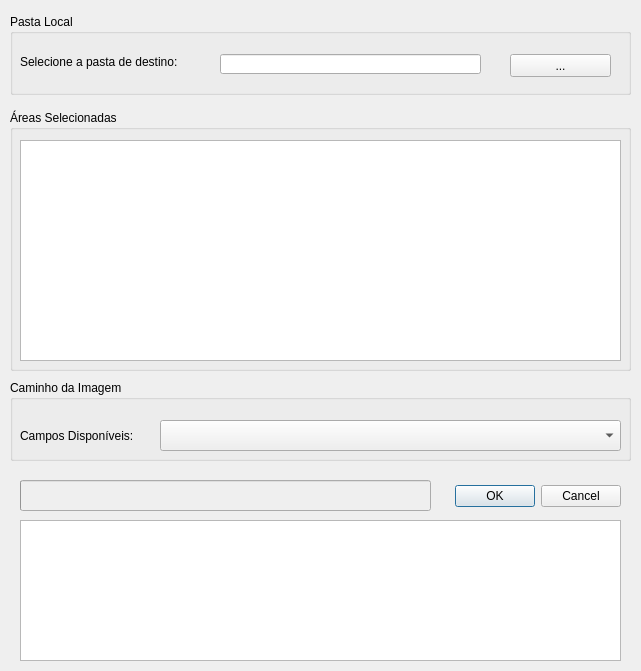
<?xml version="1.0" encoding="UTF-8"?>
<ui version="4.0">
 <class>UploadImagesDialogBase</class>
 <widget class="QDialog" name="UploadImagesDialogBase">
  <property name="geometry">
   <rect>
    <x>0</x>
    <y>0</y>
    <width>641</width>
    <height>671</height>
   </rect>
  </property>
  <property name="windowTitle">
   <string>Download/Upload Images</string>
  </property>
  <widget class="QGroupBox" name="groupBox_2">
   <property name="geometry">
    <rect>
     <x>10</x>
     <y>110</y>
     <width>621</width>
     <height>261</height>
    </rect>
   </property>
   <property name="title">
    <string>Áreas Selecionadas</string>
   </property>
   <widget class="QTableView" name="tableView">
    <property name="geometry">
     <rect>
      <x>10</x>
      <y>30</y>
      <width>601</width>
      <height>221</height>
     </rect>
    </property>
    <property name="wordWrap">
     <bool>false</bool>
    </property>
   </widget>
  </widget>
  <widget class="QDialogButtonBox" name="buttonBox">
   <property name="geometry">
    <rect>
     <x>450</x>
     <y>480</y>
     <width>171</width>
     <height>32</height>
    </rect>
   </property>
   <property name="orientation">
    <enum>Qt::Horizontal</enum>
   </property>
   <property name="standardButtons">
    <set>QDialogButtonBox::Cancel|QDialogButtonBox::Ok</set>
   </property>
  </widget>
  <widget class="QGroupBox" name="groupBox">
   <property name="geometry">
    <rect>
     <x>10</x>
     <y>14</y>
     <width>621</width>
     <height>81</height>
    </rect>
   </property>
   <property name="title">
    <string>Pasta Local</string>
   </property>
   <widget class="QLabel" name="labelSelecione">
    <property name="geometry">
     <rect>
      <x>10</x>
      <y>40</y>
      <width>201</width>
      <height>16</height>
     </rect>
    </property>
    <property name="text">
     <string>Selecione a pasta de destino:</string>
    </property>
   </widget>
   <widget class="QPushButton" name="pushButton">
    <property name="geometry">
     <rect>
      <x>500</x>
      <y>40</y>
      <width>101</width>
      <height>23</height>
     </rect>
    </property>
    <property name="text">
     <string>...</string>
    </property>
   </widget>
   <widget class="QLineEdit" name="lineEdit">
    <property name="geometry">
     <rect>
      <x>210</x>
      <y>40</y>
      <width>261</width>
      <height>20</height>
     </rect>
    </property>
   </widget>
  </widget>
  <widget class="QProgressBar" name="progressBar">
   <property name="enabled">
    <bool>false</bool>
   </property>
   <property name="geometry">
    <rect>
     <x>20</x>
     <y>480</y>
     <width>411</width>
     <height>31</height>
    </rect>
   </property>
   <property name="value">
    <number>0</number>
   </property>
   <property name="textVisible">
    <bool>false</bool>
   </property>
  </widget>
  <widget class="QGroupBox" name="groupBox_3">
   <property name="geometry">
    <rect>
     <x>10</x>
     <y>380</y>
     <width>621</width>
     <height>81</height>
    </rect>
   </property>
   <property name="title">
    <string>Caminho da Imagem</string>
   </property>
   <widget class="QComboBox" name="comboBoxCampos">
    <property name="geometry">
     <rect>
      <x>150</x>
      <y>40</y>
      <width>461</width>
      <height>31</height>
     </rect>
    </property>
   </widget>
   <widget class="QLabel" name="labelSelecioneCampos">
    <property name="geometry">
     <rect>
      <x>10</x>
      <y>40</y>
      <width>141</width>
      <height>31</height>
     </rect>
    </property>
    <property name="text">
     <string>Campos Disponíveis:</string>
    </property>
   </widget>
  </widget>
  <widget class="QTextEdit" name="textEditDownloadProgress">
   <property name="geometry">
    <rect>
     <x>20</x>
     <y>520</y>
     <width>601</width>
     <height>141</height>
    </rect>
   </property>
   <property name="overwriteMode">
    <bool>true</bool>
   </property>
  </widget>
 </widget>
 <resources/>
 <connections/>
</ui>
